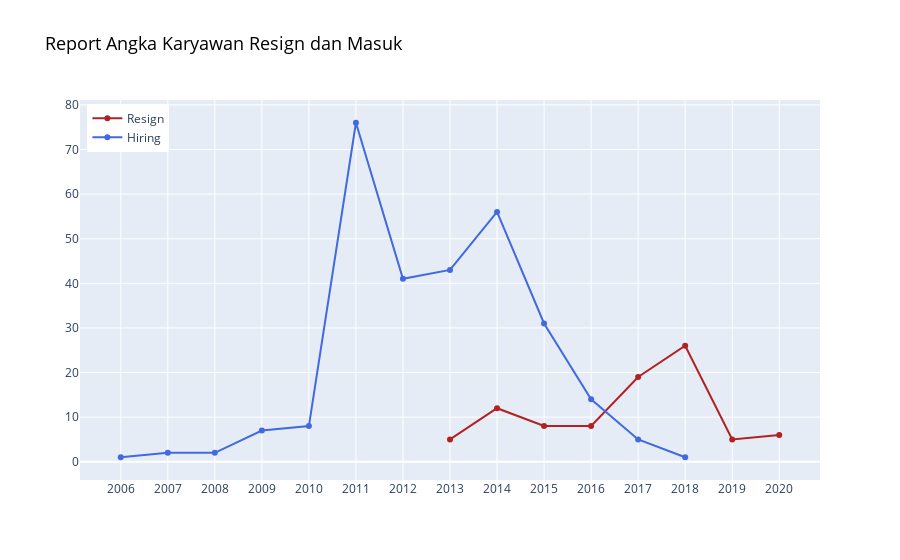

Notebook source saved alongside this figure:
### Code cell
# Karyawan Masuk dan Resign per tahun
karyawan_per_tahun = go.Figure()
karyawan_per_tahun.add_scatter(x = Reportbyyear[Reportbyyear['Resign'] > 0]['Tahun'], y = Reportbyyear[Reportbyyear['Resign'] > 0]['Resign'], name = 'Resign', line=dict(color='firebrick'))
karyawan_per_tahun.add_scatter(x = Reportbyyear[Reportbyyear['Hiring'] > 0]['Tahun'], y = Reportbyyear[Reportbyyear['Hiring'] > 0]['Hiring'], name = 'Hiring', line=dict(color='royalblue'))
karyawan_per_tahun.update_layout(
    xaxis=dict(
        tickmode='linear'), 
    width = 900,
    legend=dict(
        yanchor="top",
        y=0.99,
        xanchor="left",
        x=0.01)
)
karyawan_per_tahun.update_layout(title="Report Angka Karyawan Resign dan Masuk",title_font=dict(size=18, color="black"))

### Figure 1 — Plotly figure (JSON) as saved in the notebook; plotly's stock layout.template omitted (floating-point values rounded to 4 significant figures)
{"data": [{"line": {"color": "firebrick"}, "name": "Resign", "type": "scatter", "x": [2013, 2014, 2015, 2016, 2017, 2018, 2019, 2020], "y": [5, 12, 8, 8, 19, 26, 5, 6]}, {"line": {"color": "royalblue"}, "name": "Hiring", "type": "scatter", "x": [2006, 2007, 2008, 2009, 2010, 2011, 2012, 2013, 2014, 2015, 2016, 2017, 2018], "y": [1, 2, 2, 7, 8, 76, 41, 43, 56, 31, 14, 5, 1]}], "layout": {"legend": {"x": 0.01, "xanchor": "left", "y": 0.99, "yanchor": "top"}, "title": {"font": {"color": "black", "size": 18}, "text": "Report Angka Karyawan Resign dan Masuk"}, "width": 900, "xaxis": {"tickmode": "linear"}}}
